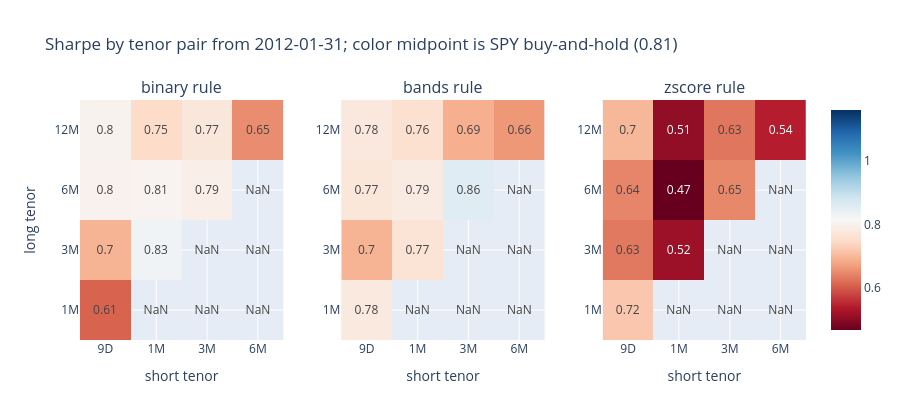

Notebook source saved alongside this figure:
### Markdown cell above
## Every tenor pair

Each cell is a `long / short` pair; row `6M` and column `1M` is `VIX6M / VIX`. All pairs share one window starting at the first month end where every pair and its z-score exist, so these Sharpe ratios compare with each other but not with the headline table. Read the grid for consistency across pairs, not to pick the best cell.

### Code cell
pair_metrics = read("pair_metrics.csv")
tenor_order = ["9D", "1M", "3M", "6M", "12M"]
rules = ["binary", "bands", "zscore"]
grid = pair_metrics[pair_metrics["rule"].isin(rules)].copy()
grid[["long", "short"]] = grid["pair"].str.split("/", expand=True)
benchmarks = pair_metrics[pair_metrics["rule"] == "benchmark"].set_index("strategy")["sharpe"]

fig = make_subplots(rows=1, cols=3, subplot_titles=[f"{rule} rule" for rule in rules], horizontal_spacing=0.08)
for i, rule in enumerate(rules, start=1):
    table = (grid[grid["rule"] == rule].pivot(index="long", columns="short", values="sharpe")
             .reindex(index=tenor_order[1:], columns=tenor_order[:-1]))
    fig.add_trace(go.Heatmap(z=table.values, x=table.columns, y=table.index, coloraxis="coloraxis",
                             text=np.round(table.values, 2), texttemplate="%{text}"), row=1, col=i)
    fig.update_xaxes(title_text="short tenor", row=1, col=i)
fig.update_yaxes(title_text="long tenor", row=1, col=1)
fig.update_layout(height=420, coloraxis=dict(colorscale="RdBu", cmid=benchmarks["SPY buy-and-hold"]),
                  title=f"Sharpe by tenor pair from {info['pair_grid_first_signal']}; "
                        f"color midpoint is SPY buy-and-hold ({benchmarks['SPY buy-and-hold']:.2f})")
fig.show()
display(benchmarks.to_frame("Sharpe, same window"))

### Figure 1 — Plotly figure (JSON) as saved in the notebook; plotly's stock layout.template omitted (floating-point values rounded to 4 significant figures)
{"data": [{"coloraxis": "coloraxis", "text": [[0.61, NaN, NaN, NaN], [0.7, 0.83, NaN, NaN], [0.8, 0.81, 0.79, NaN], [0.8, 0.75, 0.77, 0.65]], "texttemplate": "%{text}", "type": "heatmap", "x": ["9D", "1M", "3M", "6M"], "xaxis": "x", "y": ["1M", "3M", "6M", "12M"], "yaxis": "y", "z": [[0.6109, NaN, NaN, NaN], [0.6957, 0.8293, NaN, NaN], [0.8, 0.8055, 0.7934, NaN], [0.8033, 0.7501, 0.7744, 0.6512]]}, {"coloraxis": "coloraxis", "text": [[0.78, NaN, NaN, NaN], [0.7, 0.77, NaN, NaN], [0.77, 0.79, 0.86, NaN], [0.78, 0.76, 0.69, 0.66]], "texttemplate": "%{text}", "type": "heatmap", "x": ["9D", "1M", "3M", "6M"], "xaxis": "x2", "y": ["1M", "3M", "6M", "12M"], "yaxis": "y2", "z": [[0.779, NaN, NaN, NaN], [0.6953, 0.765, NaN, NaN], [0.7724, 0.7851, 0.8579, NaN], [0.7789, 0.7578, 0.6891, 0.6636]]}, {"coloraxis": "coloraxis", "text": [[0.72, NaN, NaN, NaN], [0.63, 0.52, NaN, NaN], [0.64, 0.47, 0.65, NaN], [0.7, 0.51, 0.63, 0.54]], "texttemplate": "%{text}", "type": "heatmap", "x": ["9D", "1M", "3M", "6M"], "xaxis": "x3", "y": ["1M", "3M", "6M", "12M"], "yaxis": "y3", "z": [[0.719, NaN, NaN, NaN], [0.6321, 0.519, NaN, NaN], [0.6441, 0.4688, 0.6469, NaN], [0.6992, 0.5089, 0.6295, 0.5431]]}], "layout": {"annotations": [{"font": {"size": 16}, "showarrow": false, "text": "binary rule", "x": 0.14, "xanchor": "center", "xref": "paper", "y": 1, "yanchor": "bottom", "yref": "paper"}, {"font": {"size": 16}, "showarrow": false, "text": "bands rule", "x": 0.5, "xanchor": "center", "xref": "paper", "y": 1, "yanchor": "bottom", "yref": "paper"}, {"font": {"size": 16}, "showarrow": false, "text": "zscore rule", "x": 0.86, "xanchor": "center", "xref": "paper", "y": 1, "yanchor": "bottom", "yref": "paper"}], "coloraxis": {"cmid": 0.8147, "colorscale": [[0, "rgb(103,0,31)"], [0.1, "rgb(178,24,43)"], [0.2, "rgb(214,96,77)"], [0.3, "rgb(244,165,130)"], [0.4, "rgb(253,219,199)"], [0.5, "rgb(247,247,247)"], [0.6, "rgb(209,229,240)"], [0.7, "rgb(146,197,222)"], [0.8, "rgb(67,147,195)"], [0.9, "rgb(33,102,172)"], [1, "rgb(5,48,97)"]]}, "height": 420, "title": {"text": "Sharpe by tenor pair from 2012-01-31; color midpoint is SPY buy-and-hold (0.81)"}, "xaxis": {"anchor": "y", "domain": [0, 0.28], "title": {"text": "short tenor"}}, "xaxis2": {"anchor": "y2", "domain": [0.36, 0.64], "title": {"text": "short tenor"}}, "xaxis3": {"anchor": "y3", "domain": [0.72, 1], "title": {"text": "short tenor"}}, "yaxis": {"anchor": "x", "domain": [0, 1], "title": {"text": "long tenor"}}, "yaxis2": {"anchor": "x2", "domain": [0, 1]}, "yaxis3": {"anchor": "x3", "domain": [0, 1]}}}
